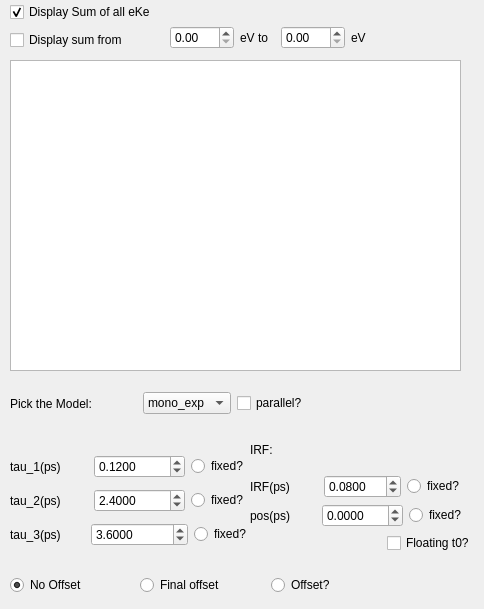
      <widget class="QWidget" name="tab_time_2">
       <attribute name="title">
        <string>time</string>
       </attribute>
       <widget class="PlotWidget" name="viewer_global_time_guess">
        <property name="geometry">
         <rect>
          <x>10</x>
          <y>60</y>
          <width>451</width>
          <height>311</height>
         </rect>
        </property>
       </widget>
       <widget class="QWidget" name="layoutWidget_6">
        <property name="geometry">
         <rect>
          <x>10</x>
          <y>570</y>
          <width>385</width>
          <height>30</height>
         </rect>
        </property>
        <layout class="QHBoxLayout" name="horizontalLayout_42">
         <item>
          <widget class="QRadioButton" name="radioButton_no_offset_2">
           <property name="text">
            <string>No Offset</string>
           </property>
           <property name="checked">
            <bool>true</bool>
           </property>
           <attribute name="buttonGroup">
            <string notr="true">radiobutton_group_global_time_offset</string>
           </attribute>
          </widget>
         </item>
         <item>
          <widget class="QRadioButton" name="radioButton_time_final_offset_2">
           <property name="toolTip">
            <string>Assumes that the final state is ionizable/has an infinite lifetime.</string>
           </property>
           <property name="text">
            <string>Final offset</string>
           </property>
           <attribute name="buttonGroup">
            <string notr="true">radiobutton_group_global_time_offset</string>
           </attribute>
          </widget>
         </item>
         <item>
          <widget class="QRadioButton" name="radioButton_time_offset_2">
           <property name="toolTip">
            <string>Assumes that there is an indipendant species which just gives an offset.</string>
           </property>
           <property name="text">
            <string>Offset?</string>
           </property>
           <attribute name="buttonGroup">
            <string notr="true">radiobutton_group_global_time_offset</string>
           </attribute>
          </widget>
         </item>
        </layout>
       </widget>
       <widget class="QWidget" name="layoutWidget_7">
        <property name="geometry">
         <rect>
          <x>10</x>
          <y>450</y>
          <width>258</width>
          <height>101</height>
         </rect>
        </property>
        <layout class="QVBoxLayout" name="verticalLayout_9">
         <item>
          <layout class="QHBoxLayout" name="horizontalLayout_44">
           <item>
            <widget class="QLabel" name="label_35">
             <property name="text">
              <string>tau_1(ps)</string>
             </property>
            </widget>
           </item>
           <item>
            <widget class="QDoubleSpinBox" name="doubleSpinBox_global_time_tau1_guess">
             <property name="decimals">
              <number>4</number>
             </property>
             <property name="minimum">
              <double>0.001000000000000</double>
             </property>
             <property name="maximum">
              <double>50000.000000000000000</double>
             </property>
             <property name="singleStep">
              <double>1.000000000000000</double>
             </property>
             <property name="value">
              <double>0.120000000000000</double>
             </property>
            </widget>
           </item>
           <item>
            <widget class="QRadioButton" name="radioButton_tau1_fixed">
             <property name="text">
              <string>fixed?</string>
             </property>
             <property name="autoExclusive">
              <bool>false</bool>
             </property>
            </widget>
           </item>
          </layout>
         </item>
         <item>
          <layout class="QHBoxLayout" name="horizontalLayout_45">
           <item>
            <widget class="QLabel" name="label_36">
             <property name="text">
              <string>tau_2(ps)</string>
             </property>
            </widget>
           </item>
           <item>
            <widget class="QDoubleSpinBox" name="doubleSpinBox_global_time_tau2_guess">
             <property name="decimals">
              <number>4</number>
             </property>
             <property name="minimum">
              <double>0.001000000000000</double>
             </property>
             <property name="maximum">
              <double>50000.000000000000000</double>
             </property>
             <property name="value">
              <double>2.400000000000000</double>
             </property>
            </widget>
           </item>
           <item>
            <widget class="QRadioButton" name="radioButton_tau2_fixed">
             <property name="text">
              <string>fixed?</string>
             </property>
             <property name="autoExclusive">
              <bool>false</bool>
             </property>
            </widget>
           </item>
          </layout>
         </item>
         <item>
          <layout class="QHBoxLayout" name="horizontalLayout_46">
           <item>
            <widget class="QLabel" name="label_37">
             <property name="text">
              <string>tau_3(ps)</string>
             </property>
            </widget>
           </item>
           <item>
            <widget class="QDoubleSpinBox" name="doubleSpinBox_global_time_tau3_guess">
             <property name="decimals">
              <number>4</number>
             </property>
             <property name="minimum">
              <double>0.001000000000000</double>
             </property>
             <property name="maximum">
              <double>500000.000000000000000</double>
             </property>
             <property name="value">
              <double>3.600000000000000</double>
             </property>
            </widget>
           </item>
           <item>
            <widget class="QRadioButton" name="radioButton_tau3_fixed">
             <property name="text">
              <string>fixed?</string>
             </property>
             <property name="autoExclusive">
              <bool>false</bool>
             </property>
            </widget>
           </item>
          </layout>
         </item>
        </layout>
       </widget>
       <widget class="QWidget" name="layoutWidget">
        <property name="geometry">
         <rect>
          <x>10</x>
          <y>390</y>
          <width>298</width>
          <height>27</height>
         </rect>
        </property>
        <layout class="QHBoxLayout" name="horizontalLayout_47">
         <item>
          <widget class="QLabel" name="label_39">
           <property name="sizePolicy">
            <sizepolicy hsizetype="MinimumExpanding" vsizetype="MinimumExpanding">
             <horstretch>0</horstretch>
             <verstretch>0</verstretch>
            </sizepolicy>
           </property>
           <property name="statusTip">
            <string>(for the moment sequential up to three time-constans implemented)</string>
           </property>
           <property name="text">
            <string>Pick the Model:</string>
           </property>
          </widget>
         </item>
         <item>
          <spacer name="horizontalSpacer_13">
           <property name="orientation">
            <enum>Qt::Horizontal</enum>
           </property>
           <property name="sizeHint" stdset="0">
            <size>
             <width>40</width>
             <height>20</height>
            </size>
           </property>
          </spacer>
         </item>
         <item>
          <widget class="QComboBox" name="comboBox_global_pick_model">
           <item>
            <property name="text">
             <string>mono_exp</string>
            </property>
           </item>
           <item>
            <property name="text">
             <string>bi_exp</string>
            </property>
           </item>
           <item>
            <property name="text">
             <string>tri_exp</string>
            </property>
           </item>
           <item>
            <property name="text">
             <string>autocorr</string>
            </property>
           </item>
          </widget>
         </item>
         <item>
          <widget class="QCheckBox" name="checkBox_global_parallel">
           <property name="text">
            <string>parallel?</string>
           </property>
          </widget>
         </item>
        </layout>
       </widget>
       <widget class="QWidget" name="layoutWidget">
        <property name="geometry">
         <rect>
          <x>290</x>
          <y>390</y>
          <width>168</width>
          <height>28</height>
         </rect>
        </property>
        <layout class="QHBoxLayout" name="horizontalLayout_50"/>
       </widget>
       <widget class="QWidget" name="layoutWidget_5">
        <property name="geometry">
         <rect>
          <x>250</x>
          <y>430</y>
          <width>225</width>
          <height>123</height>
         </rect>
        </property>
        <layout class="QVBoxLayout" name="verticalLayout_8">
         <item>
          <layout class="QHBoxLayout" name="horizontalLayout_39">
           <item>
            <widget class="QLabel" name="label_31">
             <property name="text">
              <string>IRF:</string>
             </property>
            </widget>
           </item>
           <item>
            <spacer name="horizontalSpacer_12">
             <property name="orientation">
              <enum>Qt::Horizontal</enum>
             </property>
             <property name="sizeHint" stdset="0">
              <size>
               <width>40</width>
               <height>20</height>
              </size>
             </property>
            </spacer>
           </item>
          </layout>
         </item>
         <item>
          <layout class="QHBoxLayout" name="horizontalLayout_40">
           <item>
            <widget class="QLabel" name="label_32">
             <property name="text">
              <string>IRF(ps)</string>
             </property>
            </widget>
           </item>
           <item>
            <widget class="QDoubleSpinBox" name="doubleSpinBox_guess_time_irf_guess">
             <property name="decimals">
              <number>4</number>
             </property>
             <property name="minimum">
              <double>0.020000000000000</double>
             </property>
             <property name="maximum">
              <double>200.000000000000000</double>
             </property>
             <property name="value">
              <double>0.080000000000000</double>
             </property>
            </widget>
           </item>
           <item>
            <widget class="QRadioButton" name="radioButton_IRF_fixed">
             <property name="text">
              <string>fixed?</string>
             </property>
             <property name="autoExclusive">
              <bool>false</bool>
             </property>
            </widget>
           </item>
          </layout>
         </item>
         <item>
          <layout class="QHBoxLayout" name="horizontalLayout_41">
           <item>
            <widget class="QLabel" name="label_33">
             <property name="text">
              <string>pos(ps)</string>
             </property>
            </widget>
           </item>
           <item>
            <widget class="QDoubleSpinBox" name="doubleSpinBox_global_time_pos_irf_guess">
             <property name="decimals">
              <number>4</number>
             </property>
             <property name="minimum">
              <double>-500.000000000000000</double>
             </property>
             <property name="maximum">
              <double>500.000000000000000</double>
             </property>
            </widget>
           </item>
           <item>
            <widget class="QRadioButton" name="radioButton_pos_fixed">
             <property name="text">
              <string>fixed?</string>
             </property>
            </widget>
           </item>
          </layout>
         </item>
         <item>
          <layout class="QHBoxLayout" name="horizontalLayout_2">
           <item>
            <spacer name="horizontalSpacer_7">
             <property name="orientation">
              <enum>Qt::Horizontal</enum>
             </property>
             <property name="sizeHint" stdset="0">
              <size>
               <width>40</width>
               <height>20</height>
              </size>
             </property>
            </spacer>
           </item>
           <item>
            <widget class="QCheckBox" name="checkBox_global_floating_t0">
             <property name="toolTip">
              <string>Calculate t0 for each individual eV trace. Does only work with Fit2! (with Fit! it is ignored)</string>
             </property>
             <property name="text">
              <string>Floating t0?</string>
             </property>
            </widget>
           </item>
          </layout>
         </item>
        </layout>
       </widget>
       <widget class="QWidget" name="layoutWidget">
        <property name="geometry">
         <rect>
          <x>10</x>
          <y>0</y>
          <width>169</width>
          <height>54</height>
         </rect>
        </property>
        <layout class="QVBoxLayout" name="verticalLayout_28">
         <item>
          <widget class="QCheckBox" name="checkBox_global_time_display_all">
           <property name="text">
            <string>Display Sum of all eKe</string>
           </property>
           <property name="checked">
            <bool>true</bool>
           </property>
           <property name="autoExclusive">
            <bool>true</bool>
           </property>
          </widget>
         </item>
         <item>
          <widget class="QCheckBox" name="checkBox_global_time_display_from">
           <property name="text">
            <string>Display sum from</string>
           </property>
           <property name="autoExclusive">
            <bool>true</bool>
           </property>
          </widget>
         </item>
        </layout>
       </widget>
       <widget class="QWidget" name="layoutWidget">
        <property name="geometry">
         <rect>
          <x>170</x>
          <y>22</y>
          <width>215</width>
          <height>31</height>
         </rect>
        </property>
        <layout class="QHBoxLayout" name="horizontalLayout_3">
         <item>
          <widget class="QDoubleSpinBox" name="doubleSpinBox_global_time_display_from">
           <property name="maximum">
            <double>500.000000000000000</double>
           </property>
          </widget>
         </item>
         <item>
          <widget class="QLabel" name="label_3">
           <property name="text">
            <string>eV to</string>
           </property>
          </widget>
         </item>
         <item>
          <widget class="QDoubleSpinBox" name="doubleSpinBox_global_time_display_to">
           <property name="maximum">
            <double>500.000000000000000</double>
           </property>
          </widget>
         </item>
         <item>
          <widget class="QLabel" name="label_86">
           <property name="text">
            <string>eV</string>
           </property>
          </widget>
         </item>
        </layout>
       </widget>
      </widget>
